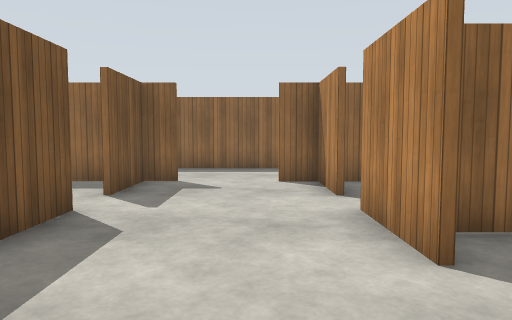
[1] (above)

24 first-person views from a walk through a robot-simulator world made for Gazebo. The camera is 1.2 m above the floor, tilts 4° down and sees 70° across. The floor is counted in squares, 1 m on a side. Each view is taken from the middle of a square. On the plan, view 1 faces up. The plan holds only what a view shows up to about 14 squares ahead; the rest is blank. The place goes on beyond the plan. Gazebo's built-in surfaces are drawn with simple patterns.

[2]
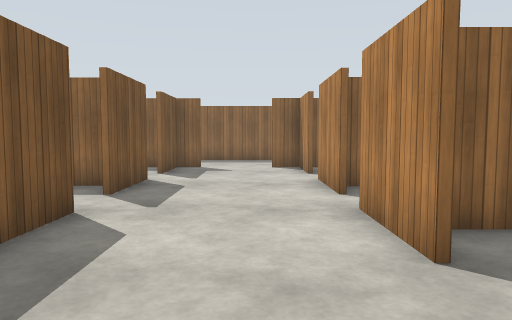

[3]
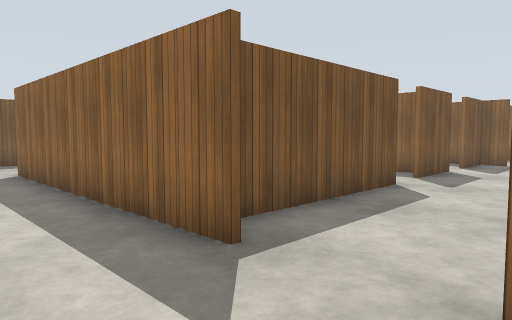

[4]
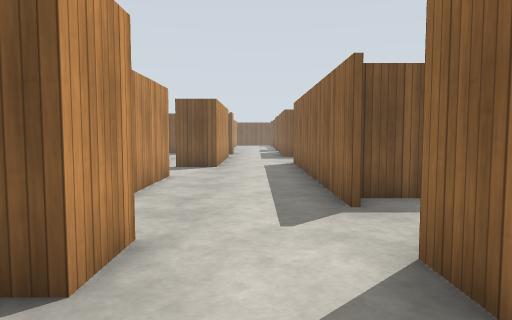

[5]
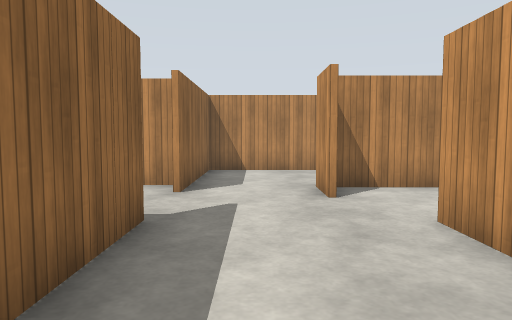

[6]
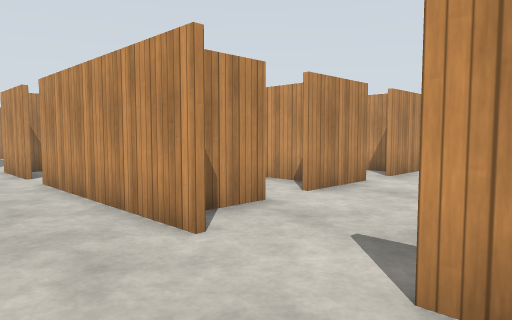

[7]
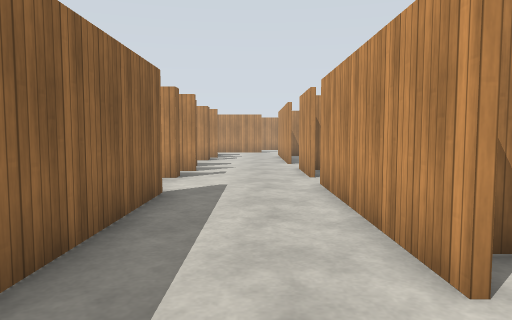

[8]
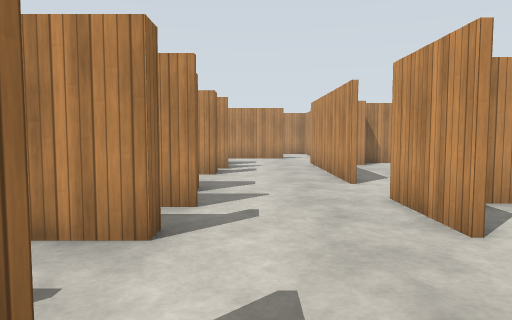

[9]
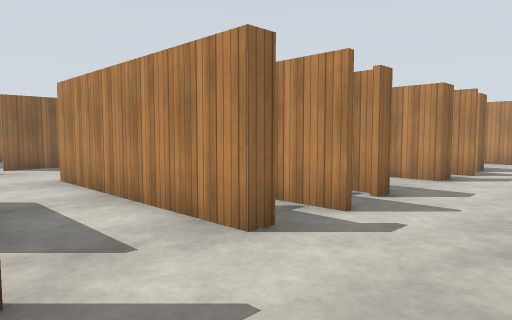

[10]
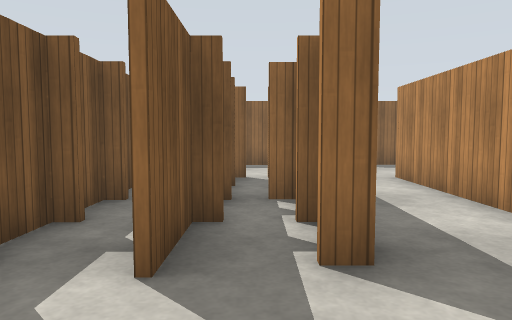

[11]
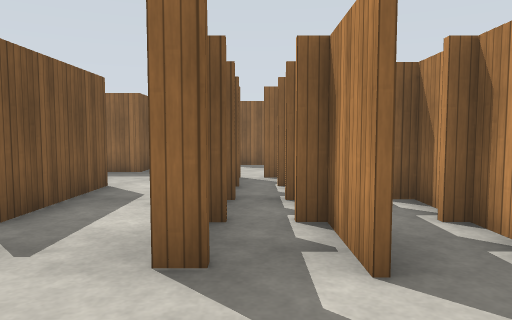

[12]
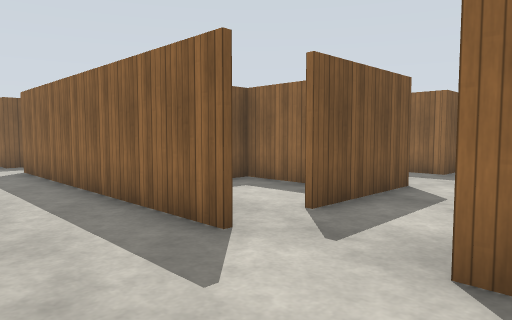

[13]
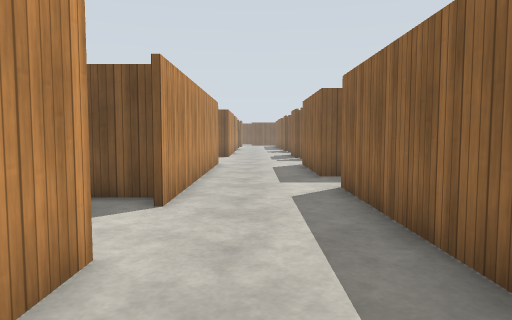

[14]
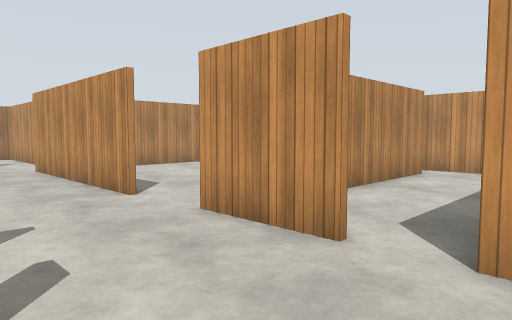

[15]
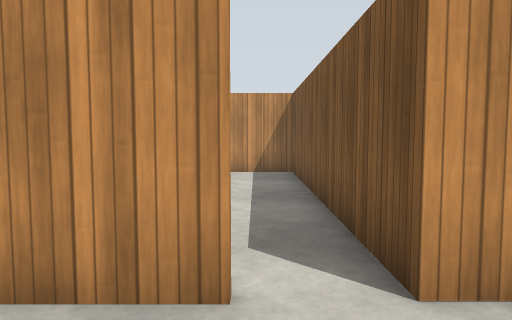

[16]
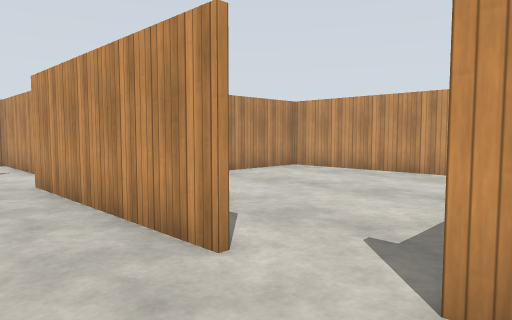

[17]
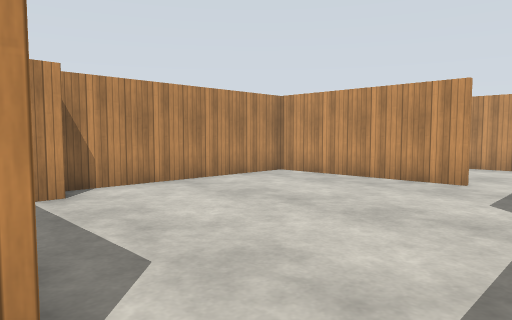

[18]
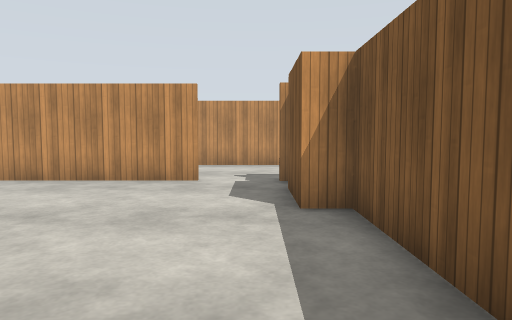

[19]
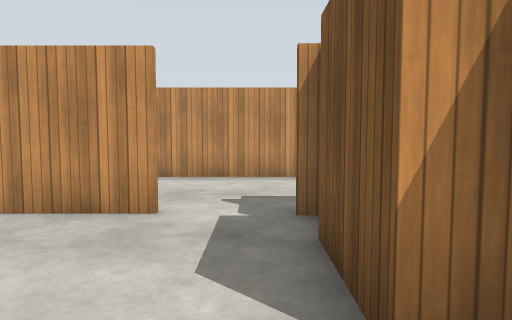

[20]
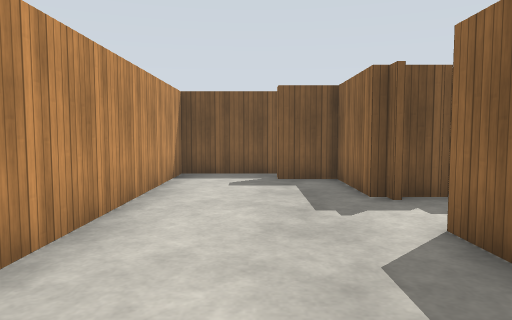

[21]
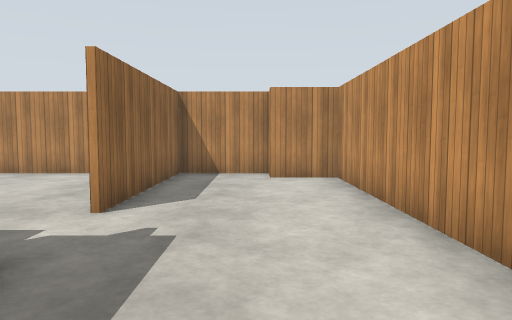

[22]
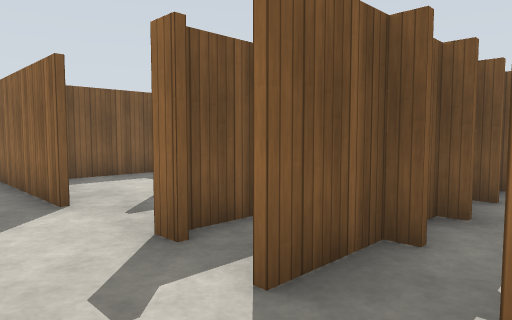

[23]
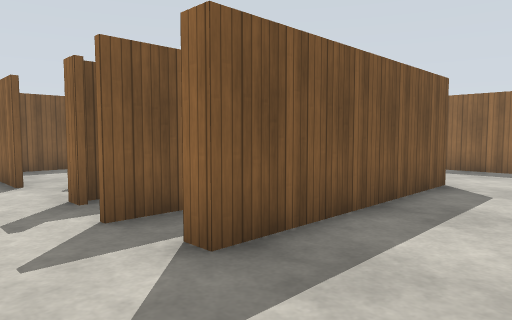

[24]
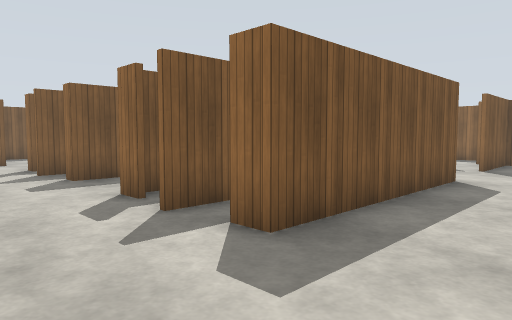

### Floor plan
Key: @ floor where view 1 was taken; # wall or solid block; x gap in a wall; . floor.
Columns run from 9 left of view 1 to 27 right of it. Each row starts with its distance up from view 1.
 27                             #
 26                             #
 25                            .#
 24                  #####.    .#
 23               # ... ...    ...
 22              ## ... ...     ..
 21               ..... ... .   ..
 20               ...#x#.#..#   #.
 19               ...#.#.#..#   #.
 18                #.#.#.#..#   #..
 17           ######.#.#x#..#   #..
 16           #....#.#.#.#..#   #..
 15           #....#.#.#.#..#   #..
 14           #......#.#.#..#.#.#..
 13 ####.##########....#......#....
 12 ...............................
 11 ..............................
 10 ......................######.....
  9 #######...#######x##.......##   #####
  8      .#....#    #..#........#
  7      ......x    #..#........#
  6       .......   #..#........#
  5       #....##   #..#........#
  4      ##....###  #..##.......#
  3      .......    #..##.......#
  2       ......    #..##.......#
  1       #....##   #...#.......#
  0       #..@.#.   #####..######
 -1       #.....    ##..........#
 -2       #.....    #...........#
 -3       #....#    #..........##
 -4 ########..##########.#######
 -5 ..............#    ###
 -6 ..............#
 -7 ..............#
 -8 .........##...#
 -9 .. #####..#

Positions as (right, up) in squares from view 1, and headings:
1: (0, 0), facing up
2: (0, -4), facing up
3: (1, -7), facing up-left
4: (4, -6), facing left
5: (-7, -6), facing right
6: (-3, 12), facing down-right
7: (-2, 11), facing right
8: (4, 12), facing right
9: (5, 10), facing up-right
10: (11, 10), facing up
11: (9, 10), facing up
12: (9, 10), facing up-left
13: (4, 11), facing left
14: (6, 13), facing down-right
15: (8, 12), facing down
16: (10, 12), facing down-right
17: (11, 10), facing down-right
18: (12, 10), facing down
19: (12, 6), facing down
20: (18, -2), facing left
21: (8, -2), facing right
22: (12, 11), facing up-left
23: (15, 11), facing up-left
24: (22, 10), facing up-left
